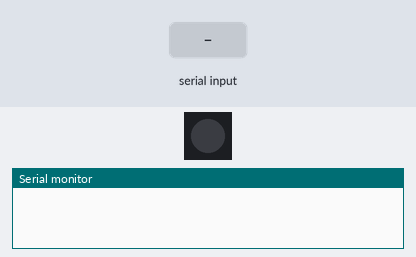
A sketch run on a simulated Arduino Leonardo, built with avr-gcc and run on an emulated ATmega32U4. Shown: 1 RGB LEDs in strip order, left to right, the last lines printed to the serial monitor. Inputs (shaded band) come from the test bench. Dim RGB values are drawn brighter than linear.

Above: at 1.2 s.
1.3 s: "90,45,200\n" received over Serial
At 2.5 s:
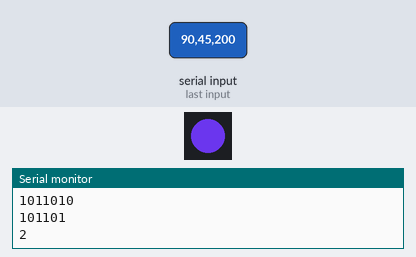
2.8 s: ",\n" received over Serial
At 3.6 s:
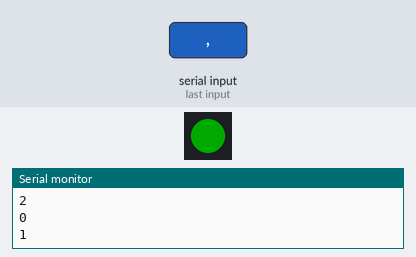
4.3 s: "90,45\n" received over Serial
At 4.8 s:
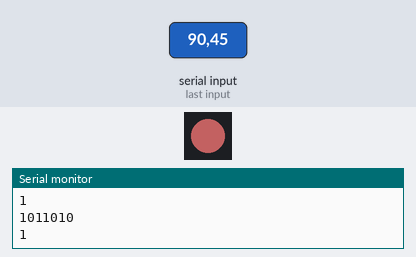
5.8 s: "0\n" received over Serial
At 7.0 s:
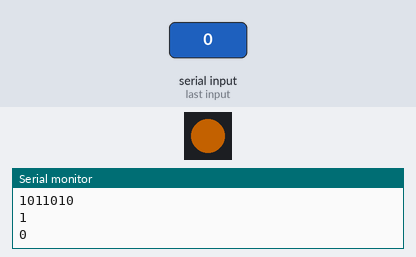
7.3 s: "90\n" received over Serial
At 8.3 s:
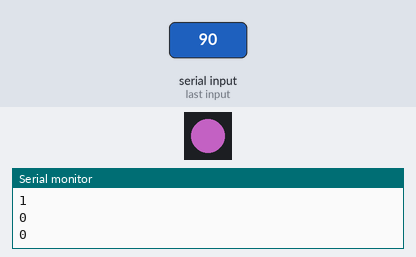
8.8 s: "1,90\n" received over Serial
At 9.4 s:
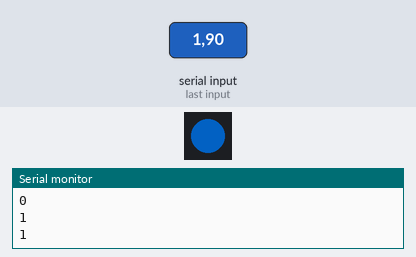
Timing chart, 0 to 11.3 s (numbered marks = the images above; inputs shaded):
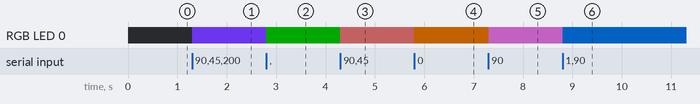

The sketch:

SerialStringToRGBws28xx.ino
```cpp
/*
  Serial WS2812 RGB controller

*/
#include <Adafruit_NeoPixel.h>

#define PIN 4
#define LED_COUNT 1

Adafruit_NeoPixel leds = Adafruit_NeoPixel(LED_COUNT, PIN, NEO_GRB + NEO_KHZ800);

String inString;    // string to hold input
int currentColor = 0;
int red, green, blue = 0;

void setup() {
  // Open serial communications and wait for port to open:
  leds.begin();
  Serial.begin(9600);
  while (!Serial) {
    ; // wait for serial port to connect. Needed for Leonardo only
  }
}

void loop() {
  int inChar;

  // Read serial input:
  if (Serial.available() > 0) {
    inChar = Serial.read();
  }

  if (isDigit(inChar)) {
    // convert the incoming byte to a char
    // and add it to the string:
    inString += (char)inChar;
  }

    if (inChar == ',') {
    switch (currentColor) {
      case 0:    // 0 = red
        red = inString.toInt();
        // clear the string for new input:
        inString = "";
        Serial.println(String(red,BIN));
        break;
      case 1:    // 1 = green:
        green = inString.toInt();
        // clear the string for new input:
        inString = "";
        Serial.println(String(green,BIN));
        break;
    }
    currentColor++;

  }
  // if you get a newline, you know you've got
  // the last color, i.e. blue:
  if (inChar == '\n') {
    blue = inString.toInt();
    Serial.println(currentColor);

    leds.setPixelColor(0, red, green, blue);
    leds.show();

    // clear the string for new input:
    inString = "";
    // reset the color counter:
    currentColor = 0;
  }

}
```

Measured:
- after the input at 1.3 s, RGB LED 0: off → RGB(90, 45, 200) at once
- after the input at 2.8 s, RGB LED 0: RGB(90, 45, 200) → RGB(0, 45, 0) at once
- after the input at 4.3 s, RGB LED 0: RGB(0, 45, 0) → RGB(90, 45, 45) at once
- after the input at 5.8 s, RGB LED 0: RGB(90, 45, 45) → RGB(90, 45, 0) at once
- after the input at 7.3 s, RGB LED 0: RGB(90, 45, 0) → RGB(90, 45, 90) at once
- after the input at 8.8 s, RGB LED 0: RGB(90, 45, 90) → RGB(1, 45, 90) at once
